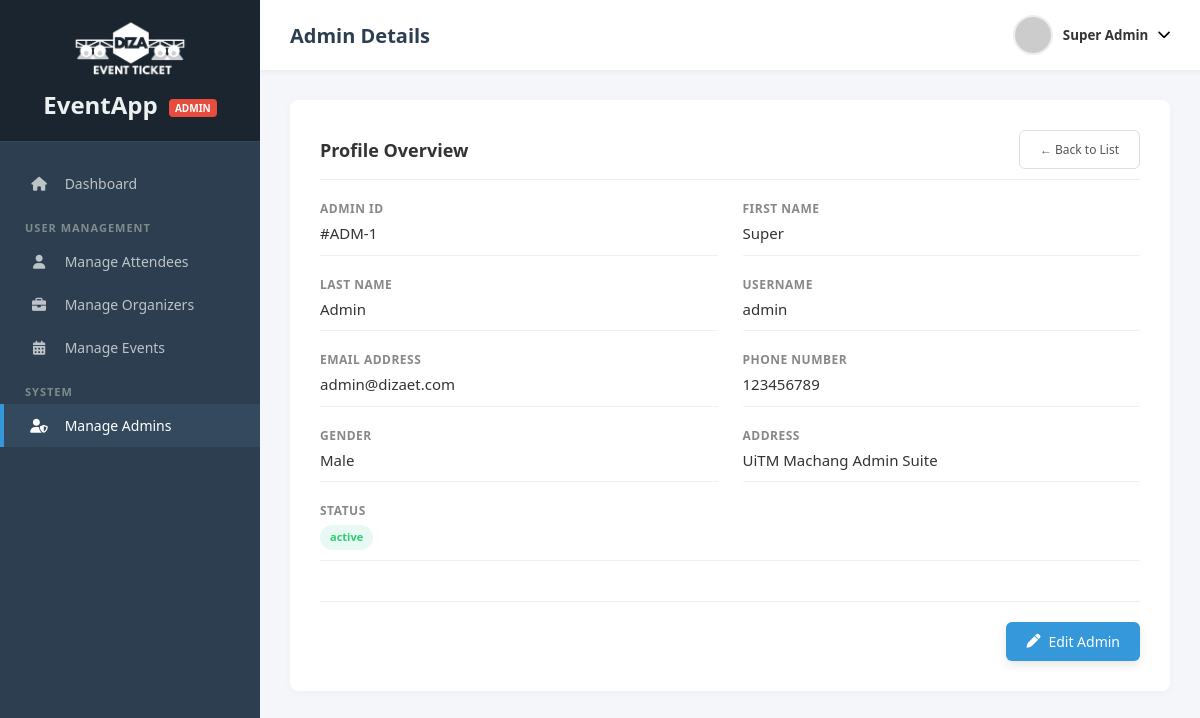
/manage-admins-view.php?id=1 (signed in), run on the app's committed database.
### tables this page shows
CREATE TABLE users (
    id INT AUTO_INCREMENT PRIMARY KEY,
    username VARCHAR(50) NOT NULL UNIQUE,
    password_hash VARCHAR(255) NOT NULL,  
    first_name VARCHAR(100) NOT NULL,
    last_name VARCHAR(100) NOT NULL,
    email VARCHAR(100) NOT NULL UNIQUE,
    phone_number VARCHAR(20),
    gender ENUM('Male', 'Female', 'Other'),
    address TEXT,
    role ENUM('admin', 'organizer', 'attendee') NOT NULL,
    status ENUM('active', 'banned') DEFAULT 'active',
    created_at TIMESTAMP DEFAULT CURRENT_TIMESTAMP
);

### manage-admins-view.php (the view, shortened to what this page needs)
<?php
require_once("connection.php");
$currentUser = $_SESSION['user'];
$adminId = (int)$_GET['id'];
$query = "SELECT * FROM users WHERE id = ? AND role = 'admin' LIMIT 1";
$stmt = mysqli_prepare($conn, $query);
mysqli_stmt_bind_param($stmt, "i", $adminId);
mysqli_stmt_execute($stmt);
$admin = mysqli_fetch_assoc(mysqli_stmt_get_result($stmt));
?>
<!DOCTYPE html>
<html lang="en">
<head>
    <link rel="stylesheet" href="https://cdnjs.cloudflare.com/ajax/libs/font-awesome/6.0.0/css/all.min.css">
    <link rel="stylesheet" href="css/styledashboard.css?v=2">
</head>
<body class="admin-theme">
    <div class="dashboard-container">
        <aside class="sidebar">
            <div class="brand">
                <img src="images/DIZAET_LogoWhite.png" alt="DIZAET Logo" class="brand-logo">
                <h2>EventApp <span class="badge">ADMIN</span></h2>
            </div>
            <ul class="nav-links">
                <li><a href="admin-dashboard.php"><i class="fas fa-home"></i> Dashboard</a></li>
                <li class="menu-header">User Management</li>
                <li><a href="manage-attendees.php"><i class="fas fa-user"></i> Manage Attendees</a></li>
                <li><a href="manage-organizers.php"><i class="fas fa-briefcase"></i> Manage Organizers</a></li>
                <li><a href="manage-events.php"><i class="fas fa-calendar-alt"></i> Manage Events</a></li>
                <li class="menu-header">System</li>
                <li class="active"><a href="manage-admins.php"><i class="fas fa-user-shield"></i> Manage Admins</a></li>
            </ul>
        </aside>
        <main class="main-content">
            <header class="top-bar">
                <div class="page-title"><h1>Admin Details</h1></div>
                <div class="user-menu">
                    <button class="user-btn" onclick="toggleDropdown()">
                        <img src="https://ui-avatars.com/api?name=<?php echo urlencode($currentUser['first_name'] . '+' . $currentUser['last_name']); ?>" alt="Admin" class="avatar">
                        <span class="username"><?php echo htmlspecialchars($currentUser['first_name'] . ' ' . $currentUser['last_name']); ?></span>
                        <i class="fas fa-chevron-down"></i>
                    </button>
                </div>
            </header>
            <div class="content-padding">
                <div class="card card-padded">
                    <div class="card-header">
                        <h3>Profile Overview</h3>
                        <a href="manage-admins.php" class="btn-cancel" style="font-size:12px;">&larr; Back to List</a>
                    </div>
                    <div class="form-row">
                        <div class="form-group">
                            <div class="view-label">Admin ID</div>
                            <div class="view-value">#ADM-<?php echo $admin['id']; ?></div>
                        </div>
                        <div class="form-group">
                            <div class="view-label">First Name</div>
                            <div class="view-value"><?php echo htmlspecialchars($admin['first_name']); ?></div>
                        </div>
                    </div>
                    <div class="form-row">
                        <div class="form-group">
                            <div class="view-label">Last Name</div>
                            <div class="view-value"><?php echo htmlspecialchars($admin['last_name']); ?></div>
                        </div>
                        <div class="form-group">
                            <div class="view-label">Username</div>
                            <div class="view-value"><?php echo htmlspecialchars($admin['username']); ?></div>
                        </div>
                    </div>
                    <div class="form-row">
                        <div class="form-group">
                            <div class="view-label">Email Address</div>
                            <div class="view-value"><?php echo htmlspecialchars($admin['email']); ?></div>
                        </div>
                        <div class="form-group">
                            <div class="view-label">Phone Number</div>
                            <div class="view-value"><?php echo !empty($admin['phone_number']) ? htmlspecialchars($admin['phone_number']) : 'N/A'; ?></div>
                        </div>
                    </div>
                    <div class="form-row">
                        <div class="form-group">
                            <div class="view-label">Gender</div>
                            <div class="view-value"><?php echo !empty($admin['gender']) ? htmlspecialchars($admin['gender']) : 'N/A'; ?></div>
                        </div>
                        <div class="form-group">
                            <div class="view-label">Address</div>
                            <div class="view-value"><?php echo !empty($admin['address']) ? htmlspecialchars($admin['address']) : 'N/A'; ?></div>
                        </div>
                    </div>
                    <div class="form-group">
                        <div class="view-label">Status</div>
                        <div class="view-value"><span class="status <?php echo $admin['status'] == 'active' ? 'active' : 'banned'; ?>"><?php echo htmlspecialchars($admin['status']); ?></span></div>
                    </div>
                    <div class="form-actions">
                        <a href="manage-admins-edit.php?id=<?php echo $admin['id']; ?>" class="btn-primary">
                            <i class="fas fa-pen"></i> Edit Admin
                        </a>
                    </div>
                </div>
            </div>
        </main>
    </div>
</body>
</html>

### css/styledashboard.css (style rules this page uses)
* { margin: 0; padding: 0; box-sizing: border-box; font-family: 'Segoe UI', Tahoma, Geneva, Verdana, sans-serif; }
body { background-color: #f4f6f9; color: #333; }
a { text-decoration: none; color: inherit; }
ul { list-style: none; }
.dashboard-container { display: flex; min-height: 100vh; }
.sidebar { width: 260px; display: flex; flex-direction: column; position: fixed; height: 100%; left: 0; top: 0; color: #ecf0f1; transition: background 0.3s; }
.brand { padding: 20px; text-align: center; }
.brand-logo { width: 120px; height: auto; margin-bottom: 10px; display: block; margin-left: auto; margin-right: auto; }
.brand .badge { font-size: 10px; padding: 2px 6px; border-radius: 4px; vertical-align: middle; margin-left: 5px; font-weight: bold; }
.nav-links { margin-top: 20px; }
.menu-header { padding: 15px 25px 5px 25px; font-size: 11px; text-transform: uppercase; font-weight: bold; letter-spacing: 1px; }
.nav-links li a { display: block; padding: 12px 25px; transition: 0.3s; border-left: 4px solid transparent; font-size: 14px; }
.nav-links i { margin-right: 12px; width: 20px; text-align: center; }
.main-content { flex: 1; margin-left: 260px; display: flex; flex-direction: column; }
body.admin-theme .sidebar { background-color: #2c3e50; }
body.admin-theme .brand { background-color: #1a252f; border-bottom: 1px solid #34495e; }
body.admin-theme .brand .badge { background-color: #e74c3c; color: #fff; }
body.admin-theme .menu-header { color: #7f8c8d; }
body.admin-theme .nav-links li a { color: #bdc3c7; }
body.admin-theme .nav-links li a:hover, body.admin-theme .nav-links li.active a { background-color: #34495e; color: white; border-left: 4px solid #3498db; }
body.admin-theme .page-title h1 { color: #2c3e50; }
body.admin-theme .btn-primary, body.admin-theme .btn-create { background-color: #3498db; color: white; }
.top-bar { background-color: white; height: 70px; display: flex; justify-content: space-between; align-items: center; padding: 0 30px; box-shadow: 0 2px 5px rgba(0,0,0,0.05); }
.page-title h1 { font-size: 20px; font-weight: 600; }
.user-menu { position: relative; }
.user-btn { background: none; border: none; display: flex; align-items: center; cursor: pointer; gap: 10px; }
.avatar { width: 40px; height: 40px; border-radius: 50%; object-fit: cover; border: 2px solid #eee; }
.username { font-weight: 600; color: #333; }
.content-padding { padding: 30px; }
.card { background: white; border-radius: 8px; box-shadow: 0 2px 10px rgba(0,0,0,0.03); overflow: hidden; margin-bottom: 25px; }
.card.card-padded { padding: 30px; }
.status { padding: 4px 10px; border-radius: 20px; font-size: 11px; font-weight: 600; display: inline-block; }
.status.active, .status.published { background-color: #e8f8f5; color: #2ecc71; }
.btn-primary, .btn-create, .btn-submit, .btn-save { border: none; padding: 10px 20px; border-radius: 6px; cursor: pointer; font-size: 14px; transition: 0.2s; display: inline-flex; align-items: center; gap: 8px; box-shadow: 0 4px 10px rgba(0,0,0,0.1); }
.btn-cancel, .btn-outline { background-color: white; color: #555; border: 1px solid #dcdfe6; padding: 10px 20px; border-radius: 6px; cursor: pointer; font-size: 14px; transition: 0.2s; }
.card-header { margin-bottom: 20px; border-bottom: 1px solid #ecf0f1; padding-bottom: 10px; display: flex; justify-content: space-between; align-items: center; }
.card-header h3 { font-size: 18px; color: inherit; }
.form-row { display: grid; grid-template-columns: 1fr 1fr; gap: 25px; margin-bottom: 0px; }
.form-group { margin-bottom: 0px; display: flex; flex-direction: column; }
.form-actions { display: flex; gap: 15px; margin-top: 20px; justify-content: flex-end; border-top: 1px solid #eee; padding-top: 20px; }
a.btn-primary, a.btn-create, a.btn-action { text-decoration: none; display: inline-flex; align-items: center; justify-content: center; }
.view-label { font-size: 12px; color: #888; text-transform: uppercase; letter-spacing: 0.5px; margin-bottom: 5px; font-weight: 600; }
.view-value { font-size: 15px; color: #333; margin-bottom: 20px; border-bottom: 1px solid #f0f0f0; padding-bottom: 10px; }
.view-value { font-size: 15px; color: #333; margin-bottom: 20px; border-bottom: 1px solid #f0f0f0; padding-bottom: 10px; line-height: 1.5; }

### data on the page
users: first_name+last_name "Super Admin", id "1", first_name "Super", last_name "Admin", username "admin", email "admin@dizaet.com", phone_number "123456789", gender "Male", address "UiTM Machang Admin Suite", status "active"
